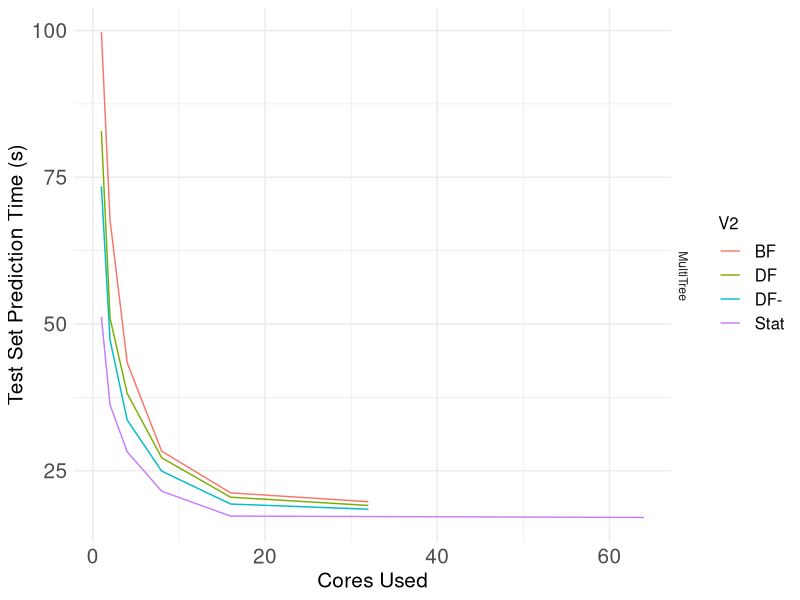

Recreate this plot in R.
# ---
# title: "Test speed-up and scale-up of R-Rerf against xg and ranger"
# author: "James Browne"
# date: "Oct 10 2017"
# output: html_document
# ---
library(ggplot2)
library(plyr)

data_summary <- function(data, varname, groupnames){
      require(plyr)
  summary_func <- function(x, col){
          c(mean = mean(x[[col]], na.rm=TRUE),
                  sd = sd(x[[col]], na.rm=TRUE))
    }
    data_sum<-ddply(data, groupnames, .fun=summary_func,
                                      varname)
    data_sum <- rename(data_sum, c("mean" = varname))
     return(data_sum)
}


mydata <- read.csv(file="experiment1.csv", header=FALSE)

mydata <- data_summary(mydata,varname="V6",groupnames=c("V2","V4","V5"))
mydata$V4 <- as.factor(mydata$V4)
mydata$V2 <- as.factor(mydata$V2)
mydata$V5 <- as.numeric(mydata$V5)
mydata$V6 <- mydata$V6/1000000

sCore <- mydata$V4==" SingleCore"
mydata <- rbind(mydata, mydata[sCore,])
mydata$V5[(length(mydata$V5)-sum(sCore)):length(mydata$V5)] <- 64

leg <- theme(legend.text = element_text(size = 12), legend.title=element_text(size = 12), plot.title = element_text(size = 16,  face="bold"), axis.title.x = element_text(size=15), axis.text.x = element_text(size=15), axis.title.y = element_text(size=15), axis.text.y = element_text(size=15))

p <- ggplot(mydata, aes(x=V5, y=V6, group=V2, color=V2)) + geom_line()
  
p <- p + scale_fill_brewer(palette="Paired") + theme_minimal()
p <- p + guides(fill=guide_legend(title="Technique"))
p <- p + labs(x = "Cores Used", y = "Test Set Prediction Time (s)")
p <- p + leg
p <- p + facet_grid(V4 ~ .)


png(file="experiment1.png")
print(p)
dev.off()

